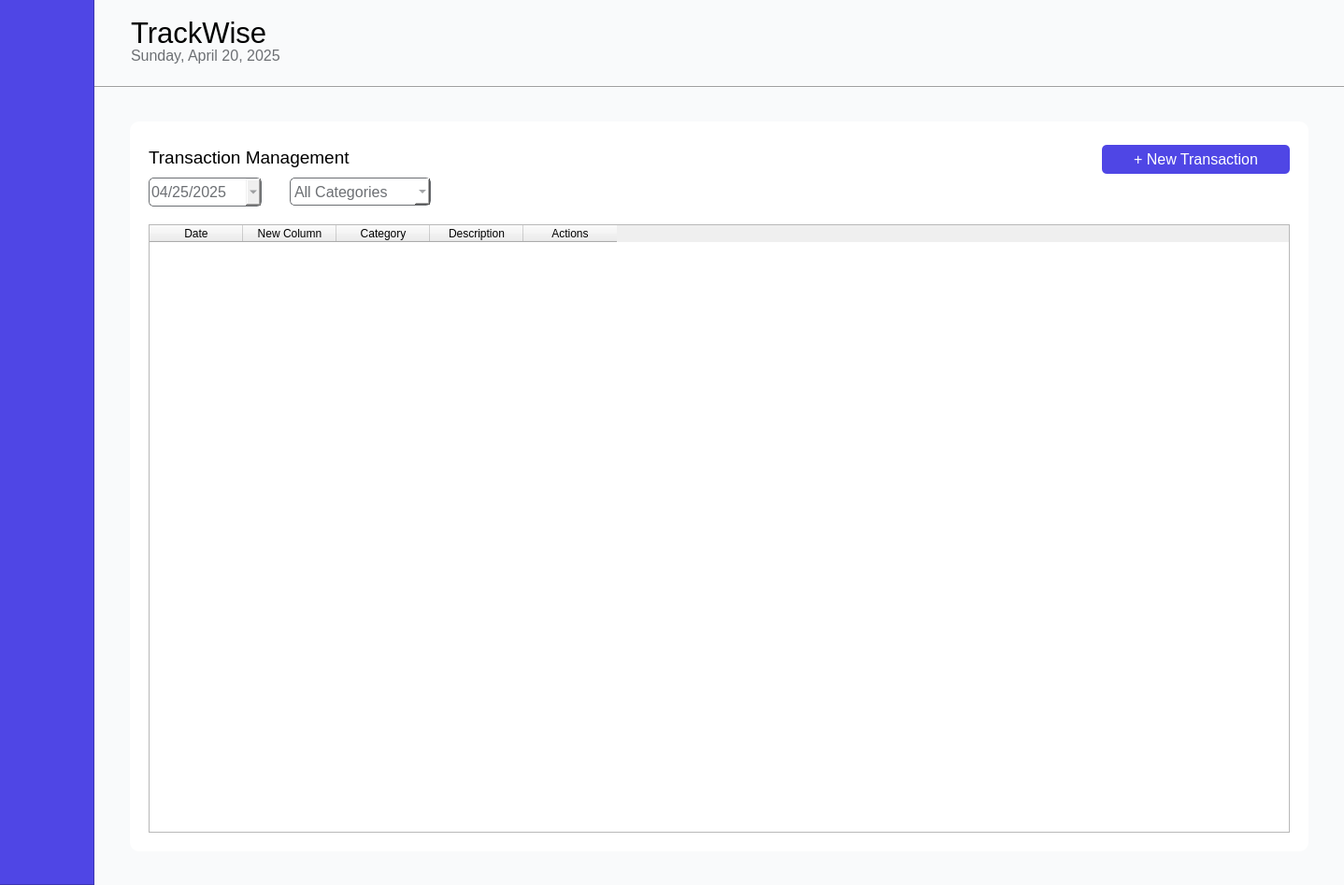
<?xml version="1.0" encoding="UTF-8"?>
<ui version="4.0">
 <class>MainWindow</class>
 <widget class="QDialog" name="MainWindow">
  <property name="geometry">
   <rect>
    <x>0</x>
    <y>0</y>
    <width>1438</width>
    <height>947</height>
   </rect>
  </property>
  <property name="windowTitle">
   <string>Dialog</string>
  </property>
  <property name="styleSheet">
   <string notr="true">#MainWindow {
	background-color: #F9FAFB;
}

#Sidebar {
	background-color: #4F46E5;
}

#Date, #MonthlyBudget, #TotalExpenses, #TotalSavings, #Month, #PercentageUsed {
	color: #6C6F73;
}

#Title, #Money, #Money2, #Money3, #ExpenseBreakdown, #RecentTransaction {
	color: black;
}

#MonthlyBudgetsFrame, #TotalExpensesFrame, #TotalSavingsFrame, #ExpenseBreakdownFrame, #RecentTransactionFrame, #SavingGoalsFrame, #TransactionManagementFrame {
	background-color: white;
	border-radius: 10px;
}

#MonthlyIcon {
	background-color: #DCFCE7;
	border-radius: 5px;
}

#ExpensesIcon {
	background-color: #FEE2E2;
	border-radius: 5px;
}

#SavingsIcon{
	background-color: #DBEAFE;
	border-radius: 5px;
}

#Tally {
	color: #3EB56A;
}

QProgressBar {
	background-color: #E5E7EB;
	border-radius: 5px;
}

QProgressBar::chunk {
	background-color: #4F46E5;
	border-radius: 5px;
}

#MonthSelect, #CategoriesSelect {
	background-color: white;
	border: 1px solid white;
	color: #6C6F73;
}

#ViewAll, #NewGoal {
	background-color: white;
	color: #3B82F6;
	border: none;
}

#AddTransaction {
	background-color: white;
	color: #6C6F73;
	border-radius: 5px;
	border: 1px solid #6C6F73;
}

#HomeButton, #TransactionButton {
	border-radius: 10px;
	background-color: #4F46E5;
}


#HomeButton::pressed, #TransactionButton::pressed {
	background-color: #4338CA;
}

#NewTransaction {
	color: white;
	background-color: #4F46E5;
	border: none;
	border-radius: 5px;
}

#TransactionDate, #CategoriesSelect {
    border-radius: 5px;
	border: 1px solid #6C6F73;
	color: #6C6F73;
}

QCalendarWidget QWidget {
    alternate-background-color: green;
}</string>
  </property>
  <widget class="QFrame" name="Sidebar">
   <property name="geometry">
    <rect>
     <x>-1</x>
     <y>-2</y>
     <width>102</width>
     <height>949</height>
    </rect>
   </property>
   <property name="frameShape">
    <enum>QFrame::StyledPanel</enum>
   </property>
   <property name="frameShadow">
    <enum>QFrame::Raised</enum>
   </property>
   <widget class="QLabel" name="Logo">
    <property name="geometry">
     <rect>
      <x>26</x>
      <y>32</y>
      <width>50</width>
      <height>50</height>
     </rect>
    </property>
    <property name="text">
     <string/>
    </property>
    <property name="pixmap">
     <pixmap>Main Logo.svg</pixmap>
    </property>
   </widget>
   <widget class="QPushButton" name="HomeButton">
    <property name="geometry">
     <rect>
      <x>22</x>
      <y>125</y>
      <width>59</width>
      <height>59</height>
     </rect>
    </property>
    <property name="cursor">
     <cursorShape>PointingHandCursor</cursorShape>
    </property>
    <property name="text">
     <string/>
    </property>
    <property name="icon">
     <iconset>
      <normalon>src/assets/Home.svg</normalon>
     </iconset>
    </property>
    <property name="iconSize">
     <size>
      <width>30</width>
      <height>33</height>
     </size>
    </property>
   </widget>
   <widget class="QPushButton" name="TransactionButton">
    <property name="geometry">
     <rect>
      <x>22</x>
      <y>216</y>
      <width>59</width>
      <height>59</height>
     </rect>
    </property>
    <property name="cursor">
     <cursorShape>PointingHandCursor</cursorShape>
    </property>
    <property name="text">
     <string/>
    </property>
    <property name="icon">
     <iconset>
      <normaloff>src/assets/Transaction.svg</normaloff>
      <normalon>Transaction.svg</normalon>src/assets/Transaction.svg</iconset>
    </property>
    <property name="iconSize">
     <size>
      <width>50</width>
      <height>55</height>
     </size>
    </property>
   </widget>
  </widget>
  <widget class="Line" name="Line">
   <property name="geometry">
    <rect>
     <x>101</x>
     <y>91</y>
     <width>1338</width>
     <height>3</height>
    </rect>
   </property>
   <property name="autoFillBackground">
    <bool>false</bool>
   </property>
   <property name="frameShadow">
    <enum>QFrame::Raised</enum>
   </property>
   <property name="orientation">
    <enum>Qt::Horizontal</enum>
   </property>
  </widget>
  <widget class="QLabel" name="Date">
   <property name="geometry">
    <rect>
     <x>140</x>
     <y>49</y>
     <width>162</width>
     <height>21</height>
    </rect>
   </property>
   <property name="font">
    <font>
     <family>Arial</family>
     <pointsize>12</pointsize>
    </font>
   </property>
   <property name="text">
    <string>Sunday, April 20, 2025</string>
   </property>
  </widget>
  <widget class="QLabel" name="Title">
   <property name="geometry">
    <rect>
     <x>140</x>
     <y>21</y>
     <width>162</width>
     <height>28</height>
    </rect>
   </property>
   <property name="font">
    <font>
     <family>Arial</family>
     <pointsize>23</pointsize>
    </font>
   </property>
   <property name="text">
    <string>TrackWise</string>
   </property>
  </widget>
  <widget class="QStackedWidget" name="stackedWidget">
   <property name="geometry">
    <rect>
     <x>109</x>
     <y>100</y>
     <width>1321</width>
     <height>841</height>
    </rect>
   </property>
   <property name="frameShape">
    <enum>QFrame::NoFrame</enum>
   </property>
   <property name="currentIndex">
    <number>1</number>
   </property>
   <widget class="QWidget" name="HomePage">
    <widget class="QWidget" name="MonthlyBudgetsFrame" native="true">
     <property name="geometry">
      <rect>
       <x>30</x>
       <y>30</y>
       <width>394</width>
       <height>123</height>
      </rect>
     </property>
     <widget class="QLabel" name="MonthlyBudget">
      <property name="geometry">
       <rect>
        <x>22</x>
        <y>19</y>
        <width>135</width>
        <height>21</height>
       </rect>
      </property>
      <property name="font">
       <font>
        <pointsize>12</pointsize>
       </font>
      </property>
      <property name="text">
       <string>Monthly Budget</string>
      </property>
     </widget>
     <widget class="QLabel" name="Money">
      <property name="geometry">
       <rect>
        <x>22</x>
        <y>40</y>
        <width>221</width>
        <height>41</height>
       </rect>
      </property>
      <property name="font">
       <font>
        <pointsize>22</pointsize>
       </font>
      </property>
      <property name="text">
       <string>₱10,000.00</string>
      </property>
     </widget>
     <widget class="QLabel" name="Month">
      <property name="geometry">
       <rect>
        <x>44</x>
        <y>76</y>
        <width>191</width>
        <height>21</height>
       </rect>
      </property>
      <property name="font">
       <font>
        <pointsize>12</pointsize>
       </font>
      </property>
      <property name="text">
       <string>April 2025</string>
      </property>
     </widget>
     <widget class="QWidget" name="MonthlyIcon" native="true">
      <property name="geometry">
       <rect>
        <x>330</x>
        <y>19</y>
        <width>39</width>
        <height>39</height>
       </rect>
      </property>
     </widget>
    </widget>
    <widget class="QWidget" name="TotalExpensesFrame" native="true">
     <property name="geometry">
      <rect>
       <x>463</x>
       <y>30</y>
       <width>394</width>
       <height>123</height>
      </rect>
     </property>
     <widget class="QLabel" name="TotalExpenses">
      <property name="geometry">
       <rect>
        <x>22</x>
        <y>19</y>
        <width>135</width>
        <height>21</height>
       </rect>
      </property>
      <property name="font">
       <font>
        <pointsize>12</pointsize>
       </font>
      </property>
      <property name="text">
       <string>Total Expenses</string>
      </property>
     </widget>
     <widget class="QLabel" name="Money2">
      <property name="geometry">
       <rect>
        <x>22</x>
        <y>40</y>
        <width>221</width>
        <height>41</height>
       </rect>
      </property>
      <property name="font">
       <font>
        <pointsize>22</pointsize>
       </font>
      </property>
      <property name="text">
       <string>₱5,000.00</string>
      </property>
     </widget>
     <widget class="QWidget" name="ExpensesIcon" native="true">
      <property name="geometry">
       <rect>
        <x>330</x>
        <y>19</y>
        <width>39</width>
        <height>39</height>
       </rect>
      </property>
     </widget>
     <widget class="QProgressBar" name="progressBar">
      <property name="geometry">
       <rect>
        <x>22</x>
        <y>78</y>
        <width>347</width>
        <height>5</height>
       </rect>
      </property>
      <property name="value">
       <number>50</number>
      </property>
      <property name="textVisible">
       <bool>false</bool>
      </property>
      <property name="orientation">
       <enum>Qt::Horizontal</enum>
      </property>
      <property name="textDirection">
       <enum>QProgressBar::BottomToTop</enum>
      </property>
     </widget>
     <widget class="QLabel" name="PercentageUsed">
      <property name="geometry">
       <rect>
        <x>22</x>
        <y>85</y>
        <width>231</width>
        <height>21</height>
       </rect>
      </property>
      <property name="font">
       <font>
        <pointsize>12</pointsize>
       </font>
      </property>
      <property name="text">
       <string>50% of monthly budget</string>
      </property>
     </widget>
    </widget>
    <widget class="QWidget" name="RecentTransactionFrame" native="true">
     <property name="geometry">
      <rect>
       <x>680</x>
       <y>192</y>
       <width>610</width>
       <height>401</height>
      </rect>
     </property>
     <widget class="QLabel" name="RecentTransaction">
      <property name="geometry">
       <rect>
        <x>19</x>
        <y>25</y>
        <width>200</width>
        <height>21</height>
       </rect>
      </property>
      <property name="font">
       <font>
        <pointsize>14</pointsize>
       </font>
      </property>
      <property name="text">
       <string>Recent Transaction</string>
      </property>
     </widget>
     <widget class="QPushButton" name="ViewAll">
      <property name="geometry">
       <rect>
        <x>514</x>
        <y>25</y>
        <width>71</width>
        <height>23</height>
       </rect>
      </property>
      <property name="font">
       <font>
        <pointsize>12</pointsize>
       </font>
      </property>
      <property name="cursor">
       <cursorShape>PointingHandCursor</cursorShape>
      </property>
      <property name="text">
       <string>View All</string>
      </property>
      <property name="default">
       <bool>true</bool>
      </property>
     </widget>
     <widget class="QScrollArea" name="TransactionList">
      <property name="geometry">
       <rect>
        <x>17</x>
        <y>78</y>
        <width>574</width>
        <height>219</height>
       </rect>
      </property>
      <property name="frameShape">
       <enum>QFrame::NoFrame</enum>
      </property>
      <property name="widgetResizable">
       <bool>true</bool>
      </property>
      <property name="alignment">
       <set>Qt::AlignCenter</set>
      </property>
      <widget class="QWidget" name="TransactionContents">
       <property name="geometry">
        <rect>
         <x>0</x>
         <y>0</y>
         <width>574</width>
         <height>219</height>
        </rect>
       </property>
      </widget>
     </widget>
     <widget class="QPushButton" name="AddTransaction">
      <property name="geometry">
       <rect>
        <x>19</x>
        <y>331</y>
        <width>570</width>
        <height>36</height>
       </rect>
      </property>
      <property name="font">
       <font>
        <pointsize>12</pointsize>
       </font>
      </property>
      <property name="cursor">
       <cursorShape>PointingHandCursor</cursorShape>
      </property>
      <property name="text">
       <string>+  Add Transaction</string>
      </property>
      <property name="default">
       <bool>true</bool>
      </property>
     </widget>
    </widget>
    <widget class="QWidget" name="TotalSavingsFrame" native="true">
     <property name="geometry">
      <rect>
       <x>896</x>
       <y>30</y>
       <width>394</width>
       <height>123</height>
      </rect>
     </property>
     <widget class="QLabel" name="TotalSavings">
      <property name="geometry">
       <rect>
        <x>22</x>
        <y>19</y>
        <width>135</width>
        <height>21</height>
       </rect>
      </property>
      <property name="font">
       <font>
        <pointsize>12</pointsize>
       </font>
      </property>
      <property name="text">
       <string>Total Savings</string>
      </property>
     </widget>
     <widget class="QLabel" name="Money3">
      <property name="geometry">
       <rect>
        <x>22</x>
        <y>40</y>
        <width>221</width>
        <height>41</height>
       </rect>
      </property>
      <property name="font">
       <font>
        <pointsize>22</pointsize>
       </font>
      </property>
      <property name="text">
       <string>₱4,300.00</string>
      </property>
     </widget>
     <widget class="QLabel" name="Tally">
      <property name="geometry">
       <rect>
        <x>44</x>
        <y>76</y>
        <width>191</width>
        <height>21</height>
       </rect>
      </property>
      <property name="font">
       <font>
        <pointsize>12</pointsize>
       </font>
      </property>
      <property name="text">
       <string>+₱300.00 this month</string>
      </property>
     </widget>
     <widget class="QWidget" name="SavingsIcon" native="true">
      <property name="geometry">
       <rect>
        <x>330</x>
        <y>19</y>
        <width>39</width>
        <height>39</height>
       </rect>
      </property>
     </widget>
    </widget>
    <widget class="QWidget" name="ExpenseBreakdownFrame" native="true">
     <property name="geometry">
      <rect>
       <x>30</x>
       <y>192</y>
       <width>611</width>
       <height>401</height>
      </rect>
     </property>
     <widget class="QLabel" name="ExpenseBreakdown">
      <property name="geometry">
       <rect>
        <x>19</x>
        <y>25</y>
        <width>200</width>
        <height>21</height>
       </rect>
      </property>
      <property name="font">
       <font>
        <pointsize>14</pointsize>
       </font>
      </property>
      <property name="text">
       <string>Expense Breakdown</string>
      </property>
     </widget>
     <widget class="QComboBox" name="MonthSelect">
      <property name="geometry">
       <rect>
        <x>462</x>
        <y>25</y>
        <width>121</width>
        <height>22</height>
       </rect>
      </property>
      <property name="font">
       <font>
        <pointsize>12</pointsize>
       </font>
      </property>
      <property name="currentText">
       <string>This Month</string>
      </property>
      <item>
       <property name="text">
        <string>This Month</string>
       </property>
      </item>
      <item>
       <property name="text">
        <string>This Week</string>
       </property>
      </item>
      <item>
       <property name="text">
        <string>This Day</string>
       </property>
      </item>
     </widget>
    </widget>
    <widget class="QWidget" name="SavingGoalsFrame" native="true">
     <property name="geometry">
      <rect>
       <x>30</x>
       <y>634</y>
       <width>1260</width>
       <height>176</height>
      </rect>
     </property>
     <widget class="QLabel" name="SavingGoals">
      <property name="geometry">
       <rect>
        <x>19</x>
        <y>16</y>
        <width>200</width>
        <height>31</height>
       </rect>
      </property>
      <property name="font">
       <font>
        <pointsize>14</pointsize>
       </font>
      </property>
      <property name="text">
       <string>Saving Goals</string>
      </property>
     </widget>
     <widget class="QPushButton" name="NewGoal">
      <property name="geometry">
       <rect>
        <x>1164</x>
        <y>20</y>
        <width>71</width>
        <height>23</height>
       </rect>
      </property>
      <property name="font">
       <font>
        <pointsize>12</pointsize>
       </font>
      </property>
      <property name="cursor">
       <cursorShape>PointingHandCursor</cursorShape>
      </property>
      <property name="text">
       <string>View All</string>
      </property>
      <property name="default">
       <bool>true</bool>
      </property>
     </widget>
     <widget class="QScrollArea" name="SavingsFrame">
      <property name="geometry">
       <rect>
        <x>19</x>
        <y>60</y>
        <width>1221</width>
        <height>101</height>
       </rect>
      </property>
      <property name="frameShape">
       <enum>QFrame::NoFrame</enum>
      </property>
      <property name="widgetResizable">
       <bool>true</bool>
      </property>
      <property name="alignment">
       <set>Qt::AlignCenter</set>
      </property>
      <widget class="QWidget" name="SavingsContents">
       <property name="geometry">
        <rect>
         <x>0</x>
         <y>0</y>
         <width>1221</width>
         <height>101</height>
        </rect>
       </property>
      </widget>
     </widget>
    </widget>
   </widget>
   <widget class="QWidget" name="TransactionManagementPage">
    <widget class="QWidget" name="TransactionManagementFrame" native="true">
     <property name="geometry">
      <rect>
       <x>30</x>
       <y>30</y>
       <width>1261</width>
       <height>781</height>
      </rect>
     </property>
     <widget class="QLabel" name="TransactionManagement">
      <property name="geometry">
       <rect>
        <x>20</x>
        <y>23</y>
        <width>231</width>
        <height>31</height>
       </rect>
      </property>
      <property name="font">
       <font>
        <pointsize>14</pointsize>
       </font>
      </property>
      <property name="text">
       <string>Transaction Management</string>
      </property>
     </widget>
     <widget class="QComboBox" name="CategoriesSelect">
      <property name="geometry">
       <rect>
        <x>171</x>
        <y>60</y>
        <width>151</width>
        <height>30</height>
       </rect>
      </property>
      <property name="font">
       <font>
        <pointsize>12</pointsize>
       </font>
      </property>
      <property name="currentText">
       <string>All Categories</string>
      </property>
      <item>
       <property name="text">
        <string>All Categories</string>
       </property>
      </item>
      <item>
       <property name="text">
        <string>as</string>
       </property>
      </item>
     </widget>
     <widget class="QDateEdit" name="TransactionDate">
      <property name="geometry">
       <rect>
        <x>20</x>
        <y>60</y>
        <width>121</width>
        <height>31</height>
       </rect>
      </property>
      <property name="font">
       <font>
        <pointsize>12</pointsize>
       </font>
      </property>
      <property name="displayFormat">
       <string>MM/dd/yyyy</string>
      </property>
      <property name="calendarPopup">
       <bool>true</bool>
      </property>
      <property name="date">
       <date>
        <year>2025</year>
        <month>4</month>
        <day>25</day>
       </date>
      </property>
     </widget>
     <widget class="QTableWidget" name="TransactionTable">
      <property name="geometry">
       <rect>
        <x>20</x>
        <y>110</y>
        <width>1221</width>
        <height>651</height>
       </rect>
      </property>
      <attribute name="horizontalHeaderStretchLastSection">
       <bool>false</bool>
      </attribute>
      <attribute name="verticalHeaderStretchLastSection">
       <bool>false</bool>
      </attribute>
      <column>
       <property name="text">
        <string>Date</string>
       </property>
      </column>
      <column>
       <property name="text">
        <string>New Column</string>
       </property>
      </column>
      <column>
       <property name="text">
        <string>Category</string>
       </property>
      </column>
      <column>
       <property name="text">
        <string>Description</string>
       </property>
      </column>
      <column>
       <property name="text">
        <string>Actions</string>
       </property>
      </column>
     </widget>
     <widget class="QPushButton" name="NewTransaction">
      <property name="geometry">
       <rect>
        <x>1040</x>
        <y>25</y>
        <width>201</width>
        <height>31</height>
       </rect>
      </property>
      <property name="font">
       <font>
        <pointsize>12</pointsize>
       </font>
      </property>
      <property name="cursor">
       <cursorShape>PointingHandCursor</cursorShape>
      </property>
      <property name="text">
       <string>+ New Transaction</string>
      </property>
      <property name="default">
       <bool>true</bool>
      </property>
     </widget>
    </widget>
   </widget>
  </widget>
 </widget>
 <resources/>
 <connections/>
</ui>
